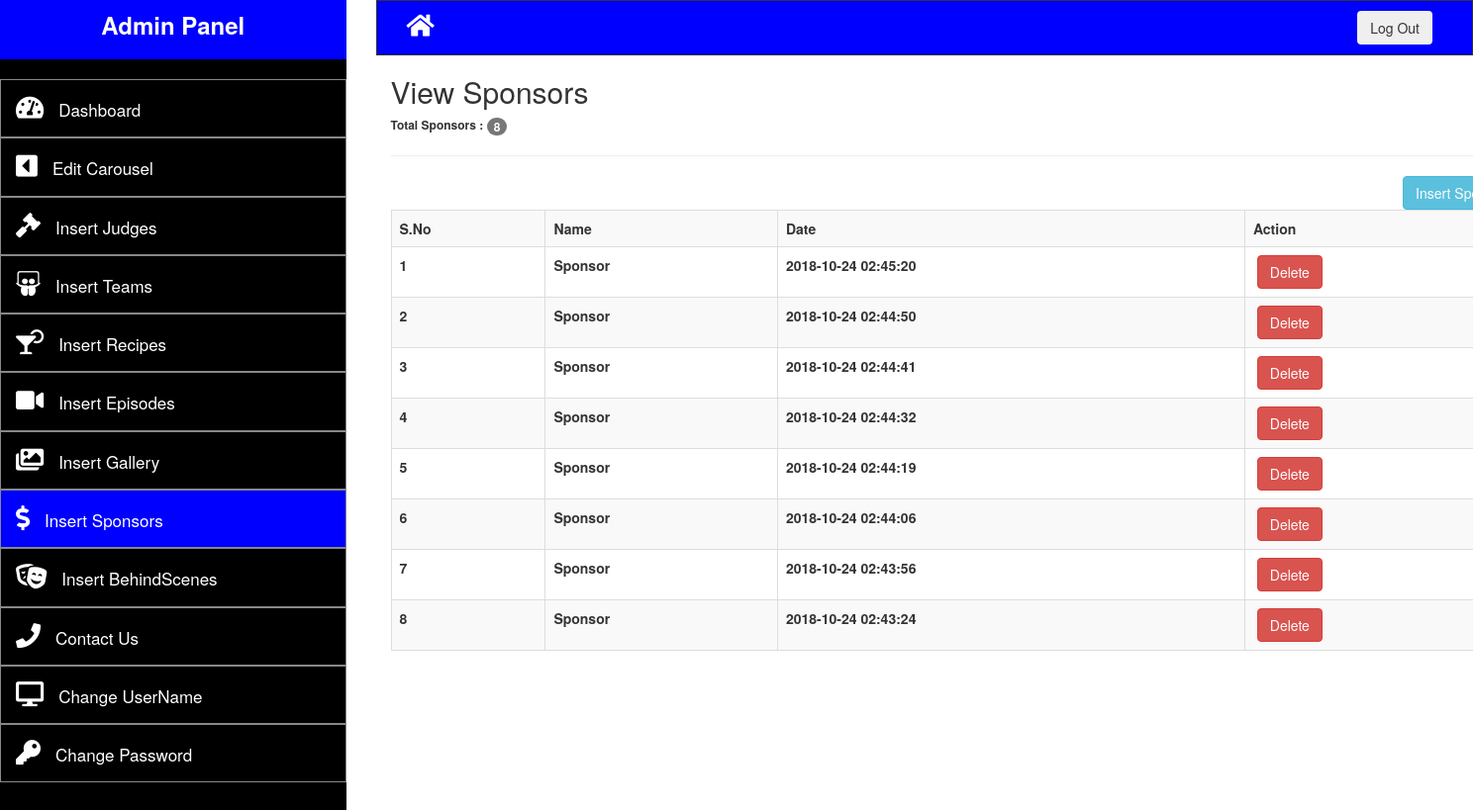
Page /admin/viewSponsors.php (signed in) on the committed database.
### tables this page shows
CREATE TABLE `sponsor` (
  `id` int(10) NOT NULL,
  `name` text NOT NULL,
  `img` text NOT NULL,
  `date` timestamp NOT NULL DEFAULT CURRENT_TIMESTAMP ON UPDATE CURRENT_TIMESTAMP,
  `msg` text NOT NULL
);

### admin/viewSponsors.php (the view, shortened to what this page needs)
<?php
	require 'config/db.php';
	if(!isset($_SESSION['user'])){
		header("location:login.php");
	}else{
?>
<!DOCTYPE html>
<html>
<head>
		<link rel="stylesheet" href="https://maxcdn.bootstrapcdn.com/bootstrap/3.3.7/css/bootstrap.min.css">
		<link href="adminAssets\style.css" rel="stylesheet">
		<link 	rel="stylesheet"
				href="https://use.fontawesome.com/releases/v5.2.0/css/all.css"
>
</head>
<body>
	<div class="row">
		<div class="col-md-3">
			<div class="heading">
				<h3 style="text-align: center; font-weight: bold; color: white; line-height: 50px">Admin Panel</h3>
				<div class="pro">
				</div>
				<div class="menu">
					<ul>
						<li><a href="indexAdmin.php"><i class="fas fa-tachometer-alt" style="color: white; font-size: 25px; margin-right: 15px;"></i>Dashboard</a></li>
						<li><a href="viewCarousel.php"><i class="fas fa-caret-square-left" style="color: white; font-size: 25px; margin-right: 15px;"></i>Edit Carousel</a></li>
						<li><a href="viewJudges.php"><i class="fas fa-gavel" style="color: white; font-size: 25px; margin-right: 15px;"></i>Insert Judges</a></li>
						<li><a href="viewTeam.php"><i class="fab fa-slideshare" style="color: white; font-size: 25px; margin-right: 15px;"></i>Insert Teams</a></li>
						<li><a href="viewRecipes.php"><i class="fas fa-cocktail" style="color: white; font-size: 25px; margin-right: 15px;"></i>Insert Recipes</a></li>
						<li><a href="viewMedia.php"><i class="fas fa-video" style="color: white; font-size: 25px; margin-right: 15px;"></i>Insert Episodes</a></li>
						<li><a href="viewGallery.php"><i class="fas fa-images" style="color: white; font-size: 25px; margin-right: 15px;"></i>Insert Gallery</a></li>
						<li class="active disabled"><a href="viewSponsors.php"><i class="fas fa-dollar-sign" style="color: white; font-size: 25px; margin-right: 15px;"></i>Insert Sponsors</a></li>
						<li><a href="viewBehindScenes.php"><i class="fas fa-theater-masks" style="color: white; font-size: 25px; margin-right: 15px;"></i>Insert BehindScenes</a></li>
						<li><a href="viewContactUs.php"><i class="fa fa-phone" style="color: white; font-size: 25px; margin-right: 15px;"></i>Contact Us</a></li>
						<li><a href="changeUser.php"><i class="fas fa-desktop" style="color: white; font-size: 25px; margin-right: 15px;"></i>Change UserName</a></li>
						<li><a href="changePass.php"><i class="fas fa-key" style="color: white; font-size: 25px; margin-right: 15px;"></i>Change Password</a></li>
					</ul>
				</div>
			</div>
		</div>
		<div class="col-md-9">
			<div class="container-fluid" style="background: blue; border: 1px solid;">
				<div class="col-md-6">
					<a href="../index.php"><i class="fas fa-home" style="color: white; font-size: 25px; margin-right: 15px; padding-top: 12px;"></i></a>
				</div>
				<div class="col-md-6">
					<form action="logout.php">
						<button class= "btn btn-purple" style="float: right; margin: 10px">Log Out</button>
					</form>
				</div>
			</div>
			<div class="container" style="background: #FFF;">
			<?php
			$judge_query = "SELECT * FROM sponsor
									ORDER BY id DESC";
			$connect_judge_query = mysqli_query($conn, $judge_query);
			$count_rows = mysqli_num_rows($connect_judge_query);
			$number_of_items = 1;
			?>
				<h2>View Sponsors</h2>
				<h6 style="font-weight: bold">Total Sponsors : <span class="badge"><?php echo $count_rows; ?></span></h6>
				<hr>
				<a href="insertSponsor.php" class="btn btn-info" style="float:right">Insert Sponsor</a>
					<table class="table table-hover table-striped table-bordered">
						<tr>
							<th>S.No</th>
							<th>Name</th>
							<th>Date</th>
							<th>Action</th>
						</tr>
			<?php
			if($count_rows > 0){
				while($get_each_row = mysqli_fetch_array($connect_judge_query)){
					$id_of_judge = $get_each_row['id'];
					$name_of_judge = $get_each_row['name'];
					$date_judge = $get_each_row['date'];
			?>
						<tr>
							<th><?php echo $number_of_items++; ?></th>
							<th><?php echo $name_of_judge; ?></th>
							<th><?php echo $date_judge; ?></th>
							<th>&nbsp;<a href="deleteSponsor.php?id=<?php echo $id_of_judge; ?>" class="btn btn-danger">Delete</a></th>
						</tr>
			<?php
				}
			}
			?>
					</table>
				</div>
			</div>
		</div>
</body>
</html>
<?php } ?>

### admin/adminAssets/style.css (style rules this page uses)
.active { background: blue; }
.heading { background: blue; height: 60px; margin-top: -20px; }
.pro { background: black; padding: 10px; }
.menu { background: black; height: 800px; }
.menu >ul>li { border: 1px solid #888; margin-left: -40px; padding: 15px; }
.menu >ul>li>a { color: white; font-size: 17px; }
.btn-purple { background: #d03cf; }

### rows in the picture
sponsor: name "Sponsor", date "2018-10-24 02:45:20"
sponsor: name "Sponsor", date "2018-10-24 02:44:50"
sponsor: name "Sponsor", date "2018-10-24 02:44:41"
sponsor: name "Sponsor", date "2018-10-24 02:44:32"
sponsor: name "Sponsor", date "2018-10-24 02:44:19"
sponsor: name "Sponsor", date "2018-10-24 02:44:06"
sponsor: name "Sponsor", date "2018-10-24 02:43:56"
sponsor: name "Sponsor", date "2018-10-24 02:43:24"

### other values in the picture
$count_rows "8"
